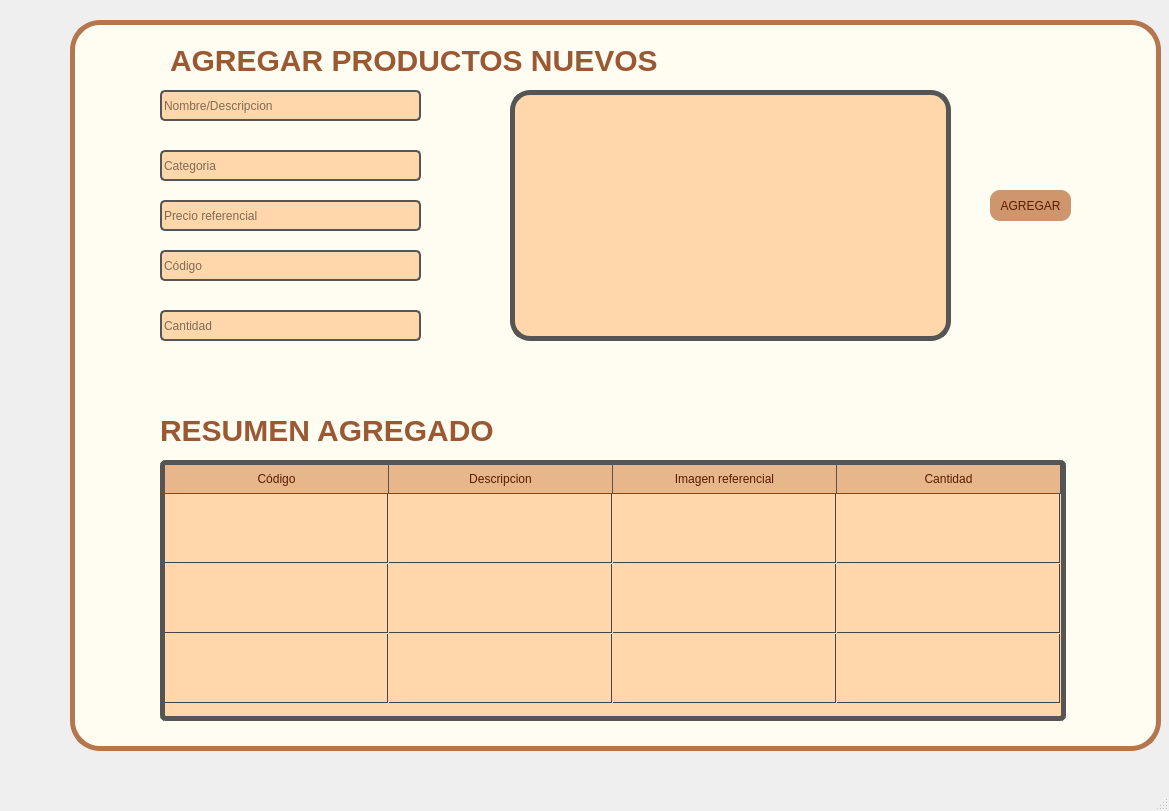
<?xml version="1.0" encoding="UTF-8"?>
<ui version="4.0">
 <class>MainWindow</class>
 <widget class="QMainWindow" name="MainWindow">
  <property name="geometry">
   <rect>
    <x>0</x>
    <y>0</y>
    <width>1169</width>
    <height>811</height>
   </rect>
  </property>
  <property name="windowTitle">
   <string>MainWindow</string>
  </property>
  <widget class="QWidget" name="centralwidget">
   <widget class="QFrame" name="frame_main">
    <property name="geometry">
     <rect>
      <x>70</x>
      <y>20</y>
      <width>1091</width>
      <height>731</height>
     </rect>
    </property>
    <property name="styleSheet">
     <string notr="true">#frame_main {
    background-color: rgb(255, 252, 242);
    border: 5px solid #b4764f;
    border-radius: 30px;
}</string>
    </property>
    <property name="frameShape">
     <enum>QFrame::Shape::StyledPanel</enum>
    </property>
    <property name="frameShadow">
     <enum>QFrame::Shadow::Raised</enum>
    </property>
    <widget class="QLabel" name="titulo">
     <property name="geometry">
      <rect>
       <x>100</x>
       <y>20</y>
       <width>561</width>
       <height>41</height>
      </rect>
     </property>
     <property name="styleSheet">
      <string notr="true">QLabel{
color: #9a5833;
border: none;
font-weight: bold;
font-size: 30px;
font-family:  &quot;Arial Rounded MT&quot;;
}
</string>
     </property>
     <property name="text">
      <string>AGREGAR PRODUCTOS NUEVOS</string>
     </property>
     <property name="alignment">
      <set>Qt::AlignmentFlag::AlignLeading|Qt::AlignmentFlag::AlignLeft|Qt::AlignmentFlag::AlignVCenter</set>
     </property>
    </widget>
    <widget class="QPushButton" name="buton_agregar">
     <property name="geometry">
      <rect>
       <x>920</x>
       <y>170</y>
       <width>81</width>
       <height>31</height>
      </rect>
     </property>
     <property name="styleSheet">
      <string notr="true">QPushButton{
font-family: &quot;Arial Rounded MT&quot;;
color:rgb(91, 27, 0);
background-color: rgb(205, 150, 108);
border-radius: 10px;
padding: 1px 2px;;
}
QPushButton:hover {
    /* 🖱️ Color al pasar por encima */
    background-color: #b4764f; /* Un azul más oscuro que el base */
}
QPushButton:pressed {
    background-color: #9a5833; /* Un color aún más oscuro */

}</string>
     </property>
     <property name="text">
      <string>AGREGAR</string>
     </property>
    </widget>
    <widget class="QLineEdit" name="lineEdit_descripcion">
     <property name="geometry">
      <rect>
       <x>90</x>
       <y>70</y>
       <width>261</width>
       <height>31</height>
      </rect>
     </property>
     <property name="styleSheet">
      <string notr="true">#lineEdit_descripcion{
	background-color: #ffd7ab;
	color : rgb(0, 0, 0);
	border: 2px solid #555555; 
    border-radius: 5px; 
}</string>
     </property>
     <property name="inputMask">
      <string/>
     </property>
     <property name="text">
      <string/>
     </property>
     <property name="placeholderText">
      <string>Nombre/Descripcion</string>
     </property>
    </widget>
    <widget class="QLabel" name="titulo_2">
     <property name="geometry">
      <rect>
       <x>90</x>
       <y>390</y>
       <width>561</width>
       <height>41</height>
      </rect>
     </property>
     <property name="styleSheet">
      <string notr="true">QLabel{
color: #9a5833;
border: none;
font-weight: bold;
font-size: 30px;
font-family:  &quot;Arial Rounded MT&quot;;
}
</string>
     </property>
     <property name="text">
      <string>RESUMEN AGREGADO</string>
     </property>
     <property name="alignment">
      <set>Qt::AlignmentFlag::AlignLeading|Qt::AlignmentFlag::AlignLeft|Qt::AlignmentFlag::AlignVCenter</set>
     </property>
    </widget>
    <widget class="QTableWidget" name="tabla_resumen_existente">
     <property name="geometry">
      <rect>
       <x>90</x>
       <y>440</y>
       <width>906</width>
       <height>261</height>
      </rect>
     </property>
     <property name="styleSheet">
      <string notr="true">/* 1. ANULACIÓN DE HERENCIA DEL CONTENEDOR PRINCIPAL */
#tabla_resumen_existente {
    background-color: #ffd7ab; 
    border: 5px solid #555555; 
    border-radius: 6px; 
    color: rgb(0, 0, 0);
    gridline-color: transparent; /* Usaremos border en ::item */
    selection-background-color: #0078D7;
}

/* 2. ESTILO DE LAS CELDAS DE DATOS (Items) */
#tabla_resumen_existente::item {
    border-bottom: 1px solid #444444; 
    border-right: 1px solid #444444;  
    padding: 5px;
    background-color: #ffd7ab; /* Forzar el fondo para evitar herencia de celda si la hay */
}
/* 3. ANULACIÓN DE HERENCIA PARA TODOS LOS ENCABEZADOS (Columnas y Filas) */
#tabla_resumen_existente QHeaderView::section {
    /* Fondo y borde para anular el blanco/marrón heredado */
    background-color: #e7b68b; 
	color:rgb(91, 27, 0);
    border: none; 
    
    /* Definir bordes limpios para los encabezados */
    border-right: 1px solid #555555;
    border-bottom: 1px solid #555555;
    padding: 5px;
}
/* 4. ANULACIÓN DE LA CELDA DE ESQUINA */
#tabla_resumen_existente QTableCornerButton::section {
    background-color: #444444;
    border: none;
}

</string>
     </property>
     <property name="frameShape">
      <enum>QFrame::Shape::NoFrame</enum>
     </property>
     <property name="horizontalScrollMode">
      <enum>QAbstractItemView::ScrollMode::ScrollPerPixel</enum>
     </property>
     <property name="showGrid">
      <bool>true</bool>
     </property>
     <property name="rowCount">
      <number>3</number>
     </property>
     <attribute name="horizontalHeaderVisible">
      <bool>true</bool>
     </attribute>
     <attribute name="horizontalHeaderCascadingSectionResizes">
      <bool>true</bool>
     </attribute>
     <attribute name="horizontalHeaderMinimumSectionSize">
      <number>32</number>
     </attribute>
     <attribute name="horizontalHeaderDefaultSectionSize">
      <number>224</number>
     </attribute>
     <attribute name="horizontalHeaderHighlightSections">
      <bool>true</bool>
     </attribute>
     <attribute name="horizontalHeaderStretchLastSection">
      <bool>true</bool>
     </attribute>
     <attribute name="verticalHeaderVisible">
      <bool>false</bool>
     </attribute>
     <attribute name="verticalHeaderMinimumSectionSize">
      <number>20</number>
     </attribute>
     <attribute name="verticalHeaderDefaultSectionSize">
      <number>70</number>
     </attribute>
     <attribute name="verticalHeaderHighlightSections">
      <bool>true</bool>
     </attribute>
     <row>
      <property name="text">
       <string>Nueva fila</string>
      </property>
     </row>
     <row>
      <property name="text">
       <string>fila3</string>
      </property>
     </row>
     <row/>
     <column>
      <property name="text">
       <string>Código</string>
      </property>
     </column>
     <column>
      <property name="text">
       <string>Descripcion</string>
      </property>
     </column>
     <column>
      <property name="text">
       <string>Imagen referencial</string>
      </property>
     </column>
     <column>
      <property name="text">
       <string>Cantidad</string>
      </property>
     </column>
    </widget>
    <widget class="QLineEdit" name="lineEdit_codigo">
     <property name="geometry">
      <rect>
       <x>90</x>
       <y>230</y>
       <width>261</width>
       <height>31</height>
      </rect>
     </property>
     <property name="styleSheet">
      <string notr="true">#lineEdit_codigo{
	background-color: #ffd7ab;
	color : rgb(0, 0, 0);
	border: 2px solid #555555; 
    border-radius: 5px; 
}</string>
     </property>
     <property name="inputMask">
      <string/>
     </property>
     <property name="text">
      <string/>
     </property>
     <property name="placeholderText">
      <string>Código</string>
     </property>
    </widget>
    <widget class="QLineEdit" name="lineEdit_cantidad">
     <property name="geometry">
      <rect>
       <x>90</x>
       <y>290</y>
       <width>261</width>
       <height>31</height>
      </rect>
     </property>
     <property name="styleSheet">
      <string notr="true">#lineEdit_cantidad{
	background-color: #ffd7ab;
	color : rgb(0, 0, 0);
	border: 2px solid #555555; 
    border-radius: 5px; 
}</string>
     </property>
     <property name="inputMask">
      <string/>
     </property>
     <property name="text">
      <string/>
     </property>
     <property name="placeholderText">
      <string>Cantidad</string>
     </property>
    </widget>
    <widget class="QLineEdit" name="lineEdit_categoria">
     <property name="geometry">
      <rect>
       <x>90</x>
       <y>130</y>
       <width>261</width>
       <height>31</height>
      </rect>
     </property>
     <property name="styleSheet">
      <string notr="true">#lineEdit_categoria{
	background-color: #ffd7ab;
	color : rgb(0, 0, 0);
	border: 2px solid #555555; 
    border-radius: 5px; 
}</string>
     </property>
     <property name="inputMask">
      <string/>
     </property>
     <property name="text">
      <string/>
     </property>
     <property name="placeholderText">
      <string>Categoria</string>
     </property>
    </widget>
    <widget class="QLabel" name="label_imagen">
     <property name="geometry">
      <rect>
       <x>440</x>
       <y>70</y>
       <width>441</width>
       <height>251</height>
      </rect>
     </property>
     <property name="styleSheet">
      <string notr="true">#label_imagen {
    background-color: #ffd7ab; 
    border: 5px solid #555555; 
    border-radius: 20px; 
    color: rgb(0, 0, 0);
    gridline-color: transparent; /* Usaremos border en ::item */
    selection-background-color: #0078D7;
}</string>
     </property>
     <property name="text">
      <string/>
     </property>
    </widget>
    <widget class="QLineEdit" name="lineEdit_precio">
     <property name="geometry">
      <rect>
       <x>90</x>
       <y>180</y>
       <width>261</width>
       <height>31</height>
      </rect>
     </property>
     <property name="styleSheet">
      <string notr="true">#lineEdit_precio{
	background-color: #ffd7ab;
	color : rgb(0, 0, 0);
	border: 2px solid #555555; 
    border-radius: 5px; 
}</string>
     </property>
     <property name="inputMask">
      <string/>
     </property>
     <property name="text">
      <string/>
     </property>
     <property name="placeholderText">
      <string>Precio referencial</string>
     </property>
    </widget>
   </widget>
  </widget>
  <widget class="QMenuBar" name="menubar">
   <property name="geometry">
    <rect>
     <x>0</x>
     <y>0</y>
     <width>1169</width>
     <height>33</height>
    </rect>
   </property>
  </widget>
  <widget class="QStatusBar" name="statusbar"/>
 </widget>
 <resources/>
 <connections/>
</ui>
